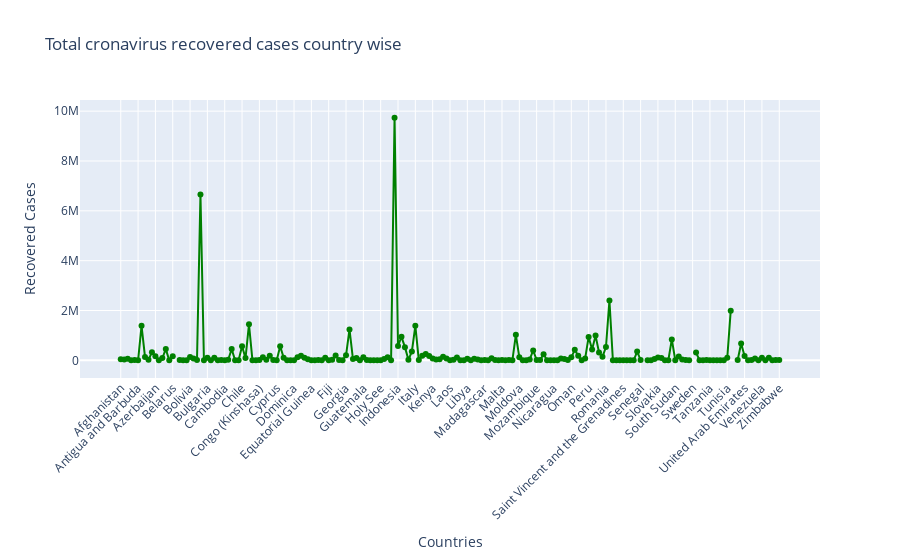

Source (notebook cell):
### Code cell
fig_3=go.Figure(data=go.Scatter(x=cases_country_tf["Country_Region"],y=cases_country_tf["Recovered"],mode="lines+markers",line = dict(color="green", width =2)))
fig_3.update_layout(title="Total cronavirus recovered cases country wise",xaxis_title="Countries",yaxis_title="Recovered Cases",xaxis_tickangle=315)
fig_3.show()

### Figure 1 — Plotly figure (JSON) as saved in the notebook; plotly's stock layout.template omitted (floating-point values rounded to 4 significant figures; data arrays with more than 128 entries replaced by an {"elided": "..."} marker saying what was removed)
{"data": [{"line": {"color": "green", "width": 2}, "mode": "lines+markers", "type": "scatter", "x": {"elided": "191 str values"}, "y": {"elided": "191 mixed values"}}], "layout": {"title": {"text": "Total cronavirus recovered cases country wise"}, "xaxis": {"tickangle": -45, "title": {"text": "Countries"}}, "yaxis": {"title": {"text": "Recovered Cases"}}}}
